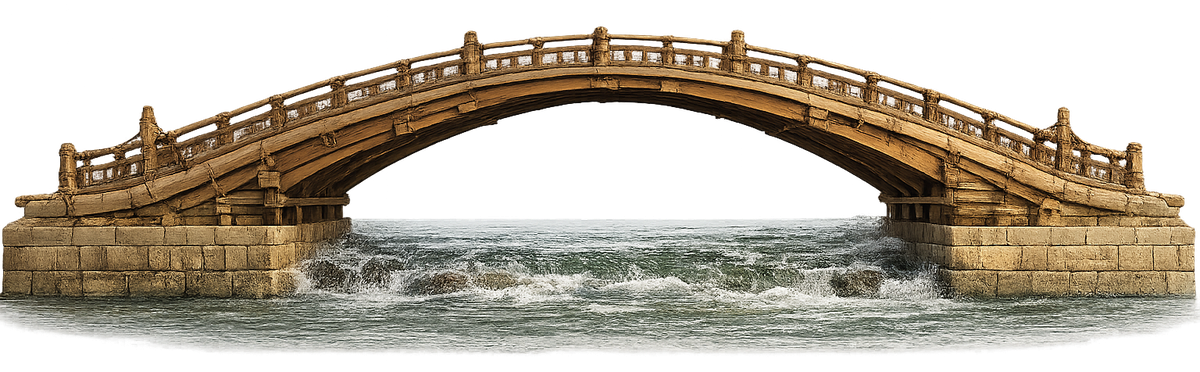
#> input picture assets/hongqiao-web.png, 1200 x 372 px
$ python split_bridge.py
#> lines starting #> are read from the running program, lines starting #| are printed output that depends on the picture
#!/usr/bin/env python3
"""一次性素材管线：把 hongqiao-web.png 拆成
  - hongqiao-back.png  后层：桥身 + 栏杆以外的全部
  - hongqiao-front.png 前层：近侧栏杆带（扶手顶包络 → 桥面脚底线 +5px）
页面中 z-index：back(3) < 诗帘画布(2 之上) < front(5)。

脚底线（桥面顶板，已实测校准）：walkY(x) = 59 + 0.0004099·(x−600)²
前层上缘 = 每列首个不透明像素（栏杆/望柱顶包络）
仅 x∈[60,1140] 且该列栏杆高度 ≥6px 时生成前层。
"""

import os

from PIL import Image

ROOT = os.path.dirname(os.path.dirname(os.path.abspath(__file__)))
SRC = os.path.join(ROOT, "assets", "hongqiao-web.png")
X0, X1 = 60, 1140
DECK_MARGIN = 5  # 脚底线以下再含 5px 桥面板前沿（盖住脚底边缘）


def walkY(x):
    return 59 + 0.0004099 * (x - 600) ** 2


def main():
    im = Image.open(SRC).convert("RGBA")
#> im is the input picture: PIL image 1200x372 RGBA; mean R, G, B, A 80.5, 71.5, 57.2, 141.9
    w, h = im.size
#> w = 1200; h = 372
    px = im.load()

    front = Image.new("RGBA", (w, h), (0, 0, 0, 0))
#> front: PIL image 1200x372 RGBA; every value is 0
    back = im.copy()
    fpx = front.load()
    bpx = back.load()

    n = 0
    for x in range(X0, X1 + 1):
        top = None
        for y in range(0, min(h, 220)):
            if px[x, y][3] > 10:
                top = y
                break
        wy = walkY(x)
        if top is None or wy - top < 6:
            continue
        for y in range(top, min(h, int(wy) + DECK_MARGIN)):
            a = px[x, y][3]
            if a == 0:
                continue
            r, g, b = px[x, y][:3]
            fpx[x, y] = (r, g, b, a)
            bpx[x, y] = (0, 0, 0, 0)
            n += 1
#> after the loop, n = 22017

    front.save(os.path.join(ROOT, "assets", "hongqiao-front.png"), "PNG")
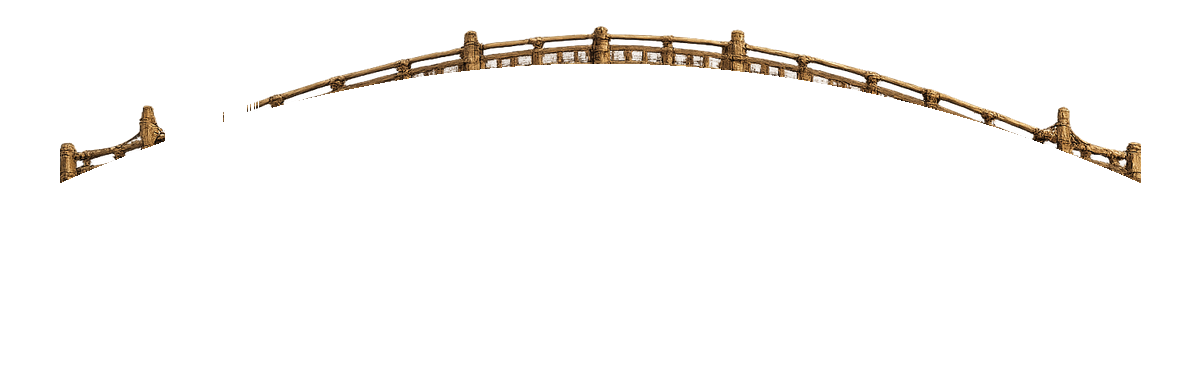
#> saved as hongqiao-front.png: PIL image 1200x372 RGBA; mean R, G, B, A 6.3, 4.6, 2.8, 9.9; transparent parts drawn white
    back.save(os.path.join(ROOT, "assets", "hongqiao-back.png"), "PNG")
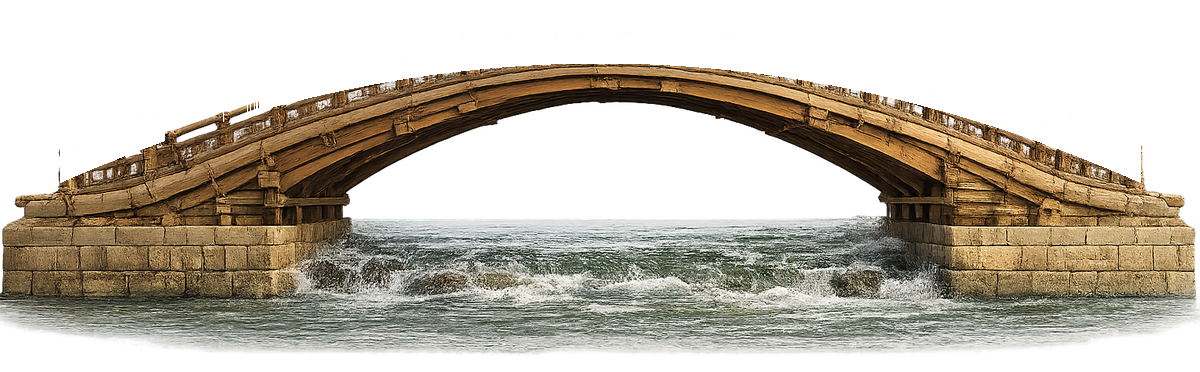
#> saved as hongqiao-back.png: PIL image 1200x372 RGBA; mean R, G, B, A 74.2, 66.9, 54.4, 132; transparent parts drawn white
    print(f"拆分完成：前层 {n} 像素")
#| 拆分完成：前层 22017 像素

    # 自检：back + front 合成应与原图一致
    comp = back.copy()
    comp.alpha_composite(front)
    import hashlib

    def sig(im):
        return hashlib.md5(im.tobytes()).hexdigest()[:8]

    print("原图签名", sig(im), "合成签名", sig(comp),
          "一致" if sig(im) == sig(comp) else "!! 不一致")
#| 原图签名 9acfef04 合成签名 9acfef04 一致


if __name__ == "__main__":
    main()
